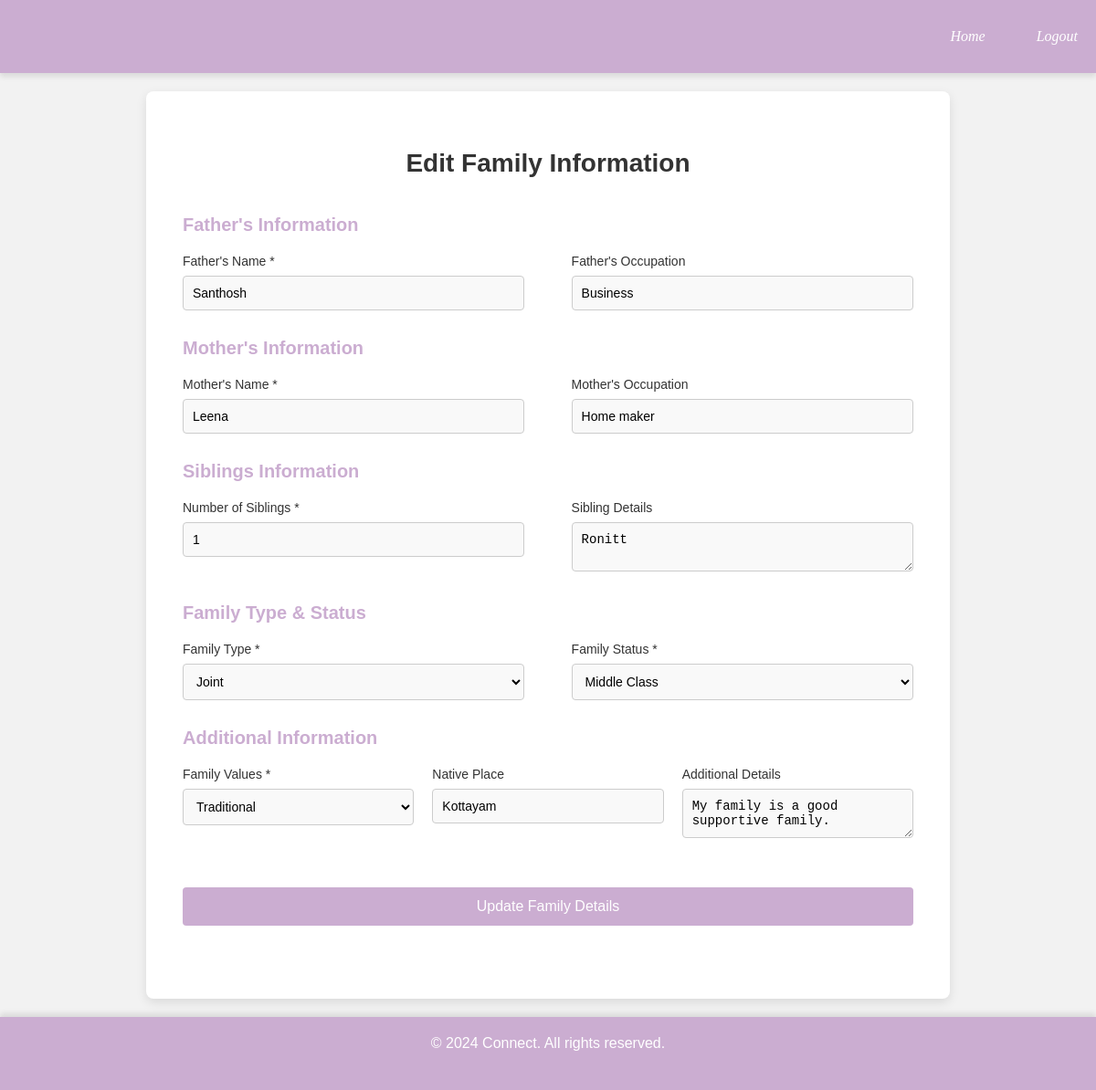
The page /edit_family/ (signed in) on the database its author committed.
### matrimonyapp/models.py (models this page shows, shortened)
class Family(models.Model):
    family_id = models.AutoField(primary_key=True)  # Primary key
    reg_id = models.ForeignKey(Register, on_delete=models.CASCADE)  # Reference to the Register model
    father_name = models.CharField(max_length=100)
    father_occupation = models.CharField(max_length=100, blank=True)
    mother_name = models.CharField(max_length=100)
    mother_occupation = models.CharField(max_length=100, blank=True)
    sibling_count = models.IntegerField(blank=True, null=True)
    sibling_details = models.TextField(blank=True)
    family_type = models.CharField(
        max_length=10,
        choices=[('Joint', 'Joint'), ('Nuclear', 'Nuclear'), ('Extended', 'Extended')]
    )
    family_status = models.CharField(
        max_length=20,
        choices=[('Middle Class', 'Middle Class'), ('Upper Middle Class', 'Upper Middle Class'), ('Rich', 'Rich')]
    )
    family_values = models.CharField(
        max_length=20,
        choices=[('Traditional', 'Traditional'), ('Moderate', 'Moderate'), ('Liberal', 'Liberal')]
    )
    native_place = models.CharField(max_length=100, blank=True)
    additional = models.TextField(blank=True)

### matrimonyapp/views.py (the view, shortened to what this page needs)
# urls.py: path('edit_family/', views.edit_family, name='edit_family'),
def edit_family(request):
    user_email = request.session.get('user_email')
    if not user_email:
        messages.error(request, "User email not found in session.")
        return redirect('login')
    user = Register.objects.filter(email=user_email).first()
    if not user:
        messages.error(request, "User not found.")
        return redirect('login')
    try:
        family = Family.objects.get(reg_id=user)
    except Family.DoesNotExist:
        family = None
    return render(request, 'edit_family.html', {'family': family})

### matrimonyapp/templates/edit_family.html (shortened to what this page needs)
{% load static %}
<!DOCTYPE html>
<html lang="en">
<head>
    <header class="header-container">
        <div class="header-links">
            <a href="{% url 'index' %}" class="nav-link">
                 Home
            </a>
            <a href="{% url 'logout' %}" class="nav-link">
                 Logout
            </a>
        </div>
    </header>
    <link rel="stylesheet" href="{% static 'css/edit_family.css' %}">
</head>
<body>
    <div class="form-section">
        <h2>Edit Family Information</h2>
        <form method="post">
            <div class="form-section-group">
                <h3>Father's Information</h3>
                <div class="form-row">
                    <div class="form-group half-width">
                        <label for="father_name">Father's Name *</label>
                        <input type="text" id="father_name" name="father_name" value="{{ family.father_name }}" required>
                    </div>
                    <div class="form-group half-width">
                        <label for="father_occupation">Father's Occupation</label>
                        <input type="text" id="father_occupation" name="father_occupation" value="{{ family.father_occupation }}">
                    </div>
                </div>
            </div>
            <div class="form-section-group">
                <h3>Mother's Information</h3>
                <div class="form-row">
                    <div class="form-group half-width">
                        <label for="mother_name">Mother's Name *</label>
                        <input type="text" id="mother_name" name="mother_name" value="{{ family.mother_name }}" required>
                    </div>
                    <div class="form-group half-width">
                        <label for="mother_occupation">Mother's Occupation</label>
                        <input type="text" id="mother_occupation" name="mother_occupation" value="{{ family.mother_occupation }}">
                    </div>
                </div>
            </div>
            <div class="form-section-group">
                <h3>Siblings Information</h3>
                <div class="form-row">
                    <div class="form-group half-width">
                        <label for="sibling_count">Number of Siblings *</label>
                        <input type="number" id="sibling_count" name="sibling_count" value="{{ family.sibling_count }}" required>
                    </div>
                    <div class="form-group half-width">
                        <label for="sibling_details">Sibling Details</label>
                        <textarea id="sibling_details" name="sibling_details">{{ family.sibling_details }}</textarea>
                    </div>
                </div>
            </div>
            <div class="form-section-group">
                <h3>Family Type & Status</h3>
                <div class="form-row">
                    <div class="form-group half-width">
                        <label for="family_type">Family Type *</label>
                        <select id="family_type" name="family_type" required>
                            <option value="Joint" {% if family.family_type == "Joint" %}selected{% endif %}>Joint</option>
                        </select>
                    </div>
                    <div class="form-group half-width">
                        <label for="family_status">Family Status *</label>
                        <select id="family_status" name="family_status" required>
                            <option value="Middle Class" {% if family.family_status == "Middle Class" %}selected{% endif %}>Middle Class</option>
                        </select>
                    </div>
                </div>
            </div>
            <div class="form-section-group">
                <h3>Additional Information</h3>
                <div class="form-row">
                    <div class="form-group full-width">
                        <label for="family_values">Family Values *</label>
                        <select id="family_values" name="family_values" required>
                            <option value="Traditional" {% if family.family_values == "Traditional" %}selected{% endif %}>Traditional</option>
                        </select>
                    </div>
                    <div class="form-group full-width">
                        <label for="nativeplace">Native Place</label>
                        <input type="text" id="nativeplace" name="nativeplace" value="{{ family.native_place }}">
                    </div>
                    <div class="form-group full-width">
                        <label for="additional">Additional Details</label>
                        <textarea id="additional" name="additional">{{ family.additional }}</textarea>
                    </div>
                </div>
            </div>
            <div class="form-row">
                <button type="submit" class="submit-button">Update Family Details</button>
            </div>
        </form>
    </div>
    <footer>
        <div class="footer-container">
            <p>&copy; 2024 Connect. All rights reserved.</p>
        </div>
    </footer>
</body>
</html>

### matrimonyapp/static/css/edit_family.css (style rules this page uses)
body { font-family: 'Poppins', sans-serif; background-color: #f2f2f2; margin: 0; padding-top: 100px; padding-bottom: 100px; }
.header-container { background-color: #cbadd1; padding: 20px; position: fixed; top: 0; width: 100%; height: 80px; display: flex; justify-content: space-between; align-items: center; box-shadow: 0 4px 6px rgba(0, 0, 0, 0.1); z-index: 1000; box-sizing: border-box; }
.header-links { display: flex; gap: 40px; align-items: center; font-family: 'Cursive', cursive; }
.header-links a { color: #ffffff; text-decoration: none; font-size: 16px; font-style: italic; display: flex; align-items: center; gap: 8px; }
.footer-container { background-color: #cbadd1; padding: 20px; position: fixed; bottom: 0; width: 100%; height: 80px; text-align: center; box-shadow: 0 -4px 6px rgba(0, 0, 0, 0.1); box-sizing: border-box; }
.footer-container p { color: #ffffff; font-size: 16px; margin: 0; }
.form-section { max-width: 800px; margin: 0 auto; background-color: #fff; padding: 40px; box-shadow: 0 4px 12px rgba(0, 0, 0, 0.1); border-radius: 8px; }
.form-section h2 { text-align: center; font-size: 28px; color: #333; margin-bottom: 40px; }
.form-section-group { margin-bottom: 30px; }
.form-section-group h3 { font-size: 20px; color: #cbadd1; margin-bottom: 20px; }
.form-row { display: flex; justify-content: space-between; margin-bottom: 20px; }
.form-group { flex: 1; margin-right: 20px; }
.form-group.half-width { flex: 0.48; }
.form-group:last-child { margin-right: 0; }
.form-group label { display: block; font-size: 14px; margin-bottom: 8px; color: #333; }
.form-group input, .form-group textarea, .form-group select { width: 100%; padding: 10px; border: 1px solid #ccc; border-radius: 4px; font-size: 14px; background-color: #f9f9f9; box-sizing: border-box; }
.submit-button { display: inline-block; padding: 12px 24px; background-color: #cbadd1; color: #fff; font-size: 16px; border: none; border-radius: 4px; cursor: pointer; transition: background-color 0.3s ease; text-align: center; margin: 20px 0; width: 100%; }

### rows shown on the page
Family: father_name "Santhosh", father_occupation "Business", mother_name "Leena", mother_occupation "Home maker", sibling_count "1", sibling_details "Ronitt", family_type "Joint", family_status "Middle Class", family_values "Traditional", nativeplace "Kottayam", additional "My family is a good supportive family."
